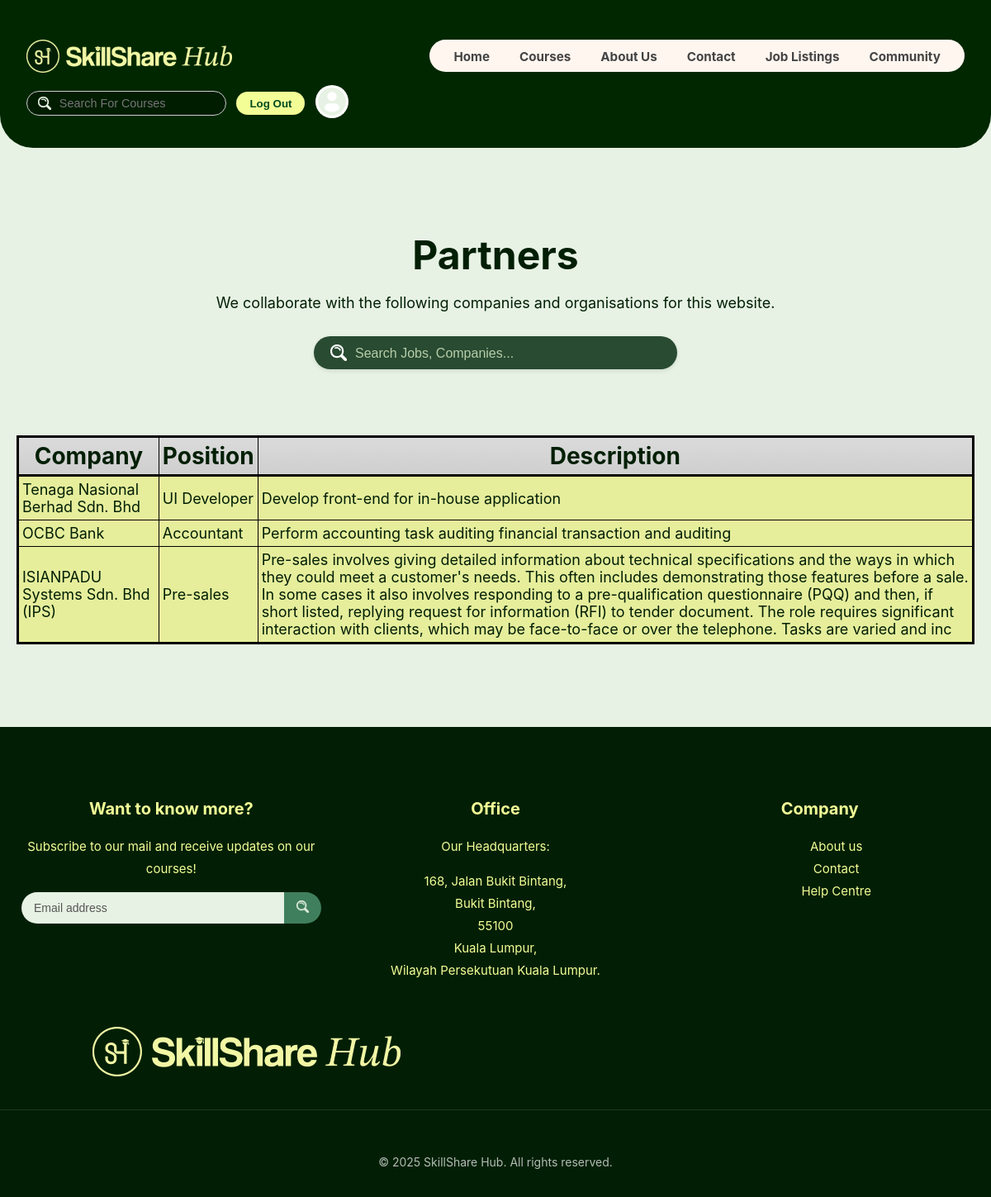
The app's page /JobListing/listing_search.php (signed in) with its own data.
### tables this page shows
CREATE TABLE `jobs` (
  `jobId` int(50) NOT NULL,
  `jobCompany` varchar(100) NOT NULL,
  `jobName` varchar(100) NOT NULL,
  `jobRequirement` varchar(500) NOT NULL,
  `jobSalary` varchar(300) NOT NULL,
  `jobDescription` varchar(500) NOT NULL
);

### JobListing/listing_search.php (the view, shortened to what this page needs)
<?php
require "../connection.php";
$search = $_POST['search'];
$query = "select jobCompany,jobName,jobDescription from jobs where jobCompany like '%{$search}%' or jobName like '%{$search}%' or jobDescription like '%{$search}%'";
$exec  = mysqli_query($conn,$query);
?>
<!DOCTYPE html>
<html lang="en">
<head>
    <link rel="stylesheet" href="ListingStyle.css">
</head>
<body class="bg-dark-green font-inter">
    <header class="navbar">
        <div class="navbar-left">
        <img src="Images/logo.png" alt="SkillShare Hub Logo" class="logo">
        </div>
        <ul class="nav-links">
            <li><a href="../Homepage/">Home</a></li>
            <li><a href="../Skillshare_Courses/">Courses</a></li>
            <li><a href="../AboutUs/">About Us</a></li>
            <li><a href="../Skillshare_Contact/">Contact</a></li>
            <li><a href="../JobListing/">Job Listings</a></li>
            <li><a href="../Community/">Community</a></li>
        </ul>
        <div class="navbar-right">
            <div class="search-bar">
                <img src="Images/search_icon.png" alt="Search" class="search-icon" />
                <input type="text" placeholder="Search For Courses" />
            </div>
            <a href="../logout.php"><button class="btn login">Log Out</button></a>
            <a href="../Skillshare_Profile/"><img src="Images/profile_icon.png" alt="Profile" class="profile-icon" /></a>
        </div>
    </header>
    <main>
        <section class="community-hero">
            <div class="container">
                <h2>Partners</h2>
                <p>We collaborate with the following companies and organisations for this website.</p>
                <div class="partner-search-bar">
                    <img src="images/search_icon.png" alt="Search">
                    <form action="listing_search.php" method="post">
                        <input type="text" name="search" placeholder="Search Jobs, Companies..." style="color: white;">
                    </form>
                </div>
            </div>
        </section>
        <div class="container partners-content">
            <section class="partners-main">
                <div class="partner-list">
                    <table>
                        <thead>
                        <tr>
                            <th>Company</th>
                            <th>Position</th>
                            <th>Description</th>
                        </tr>
                        </thead>
                        <tbody>
                        <?php
                        if(mysqli_num_rows($exec) > 0){
                            while($rows = mysqli_fetch_assoc($exec)){
                                echo "<tr><td>{$rows['jobCompany']}</td>
                                      <td>{$rows['jobName']}</td>
                                      <td>{$rows['jobDescription']}</td></tr>";
                            }
                        }
                        else{
                            echo "<tr><td colspan='3' style='text-align: center;'>No Result</td></tr>";
                        }
                        ?>
                        </tbody>
                    </table>
                </div>
            </section>
        </div>
    </main>
    <footer class="footer">
        <div class="footer-content">
            <div class="footer-section">
                <h4>Want to know more?</h4>
                <p>Subscribe to our mail and receive updates on our courses!</p>
                <div class="newsletter-form">
                    <input type="email" placeholder="Email address">
                    <button><img src="images/search_icon.png" alt="Subscribe"></button>
                </div>
            </div>
            <div class="footer-section">
                <h4>Office</h4>
                <p>Our Headquarters:</p>
                <p>168, Jalan Bukit Bintang,<br>
                Bukit Bintang,<br>
                55100<br>
                Kuala Lumpur,<br>
                Wilayah Persekutuan Kuala Lumpur.</p>
            </div>
            <div class="footer-section">
                <h4>Company</h4>
                <ul>
                    <li><a href="../AboutUs/">About us</a></li>
                    <li><a href="../Skillshare_Contact/">Contact</a></li>
                    <li><a href="#">Help Centre</a></li>
                </ul>
            </div>
        </div>
        <div class="logo-bottom">
            <img src="Images/logo.png" alt="SkillShare Hub Logo">
        </div>
        <div class="footer-bottom">
            <p>&copy; 2025 SkillShare Hub. All rights reserved.</p>
        </div>
    </footer>
</body>
</html>

### records on screen
jobs: jobCompany "Tenaga Nasional Berhad Sdn. Bhd", jobName "UI Developer", jobDescription "Develop front-end for in-house application"
jobs: jobCompany "OCBC Bank", jobName "Accountant", jobDescription "Perform accounting task auditing financial transaction and auditing"
jobs: jobCompany "ISIANPADU Systems Sdn. Bhd (IPS)", jobName "Pre-sales", jobDescription "Pre-sales involves giving detailed information about technical specifications and the ways in which they could meet a customer's needs. This often includes demonstrating those features before a sale. In some cases it also involves responding to a pre-qualification questionnaire (PQQ) and then, if short listed, replying request for information (RFI) to tender document. The role requires significant interaction with clients, which may be face-to-face or over the telephone. Tasks are varied and inc"
